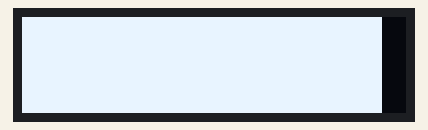
Bench run of a sketch on a simulated Arduino Uno, built with avr-gcc and run on an emulated ATmega328P. Shown: 128×32 one-colour display. WiFi joins after 1.5 s; servers stay silent unless stated; what the sketch prints to the serial monitor is not drawn.

Above: at 0.2 s.
At 4.7 s:
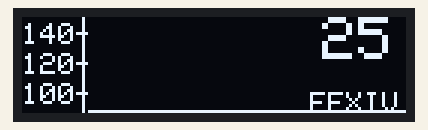

The sketch:

z_arduino_recent_big_ping.ino
```cpp
#include <ESPping.h>  // WiFi Pingscreen

#include <SPI.h>               //SSD1306 OLED screen i2c
#include <Wire.h>              //SSD1306 OLED screen i2c
#include <Adafruit_GFX.h>      //SSD1306 OLED screen i2c
#include <Adafruit_SSD1306.h>  //SSD1306 OLED screen i2c

// WiFi Ping
const char* ssid = "10-Dah_TO_2.4G";
const char* password = "1234asdf";
const IPAddress remote_ip(119, 252, 37, 13);  //datatype: IPAddress; variable name: remote_ip
const char* remote_host = "www.google.com";
#define ping_array_size 106
#define ping_array_big_size 3
int ping_array[106];
int ping_array_big[3] = { 0, 0, 0 };
unsigned long big_ping_timestamp = 0;

//SSD1306 OLED screen i2c
// nodemcu pin SCL=D1, SDA=D2
// https://www.praphas.com/forum/index.php?topic=312.0
#define SCREEN_WIDTH 128     // OLED display width, in pixels
#define SCREEN_HEIGHT 32     // OLED display height, in pixels
#define OLED_RESET -1        // Reset pin # (or -1 if sharing Arduino reset pin)
#define SCREEN_ADDRESS 0x3C  ///< See datasheet for Address; 0x3D for 128x64, 0x3C for 128x32
Adafruit_SSD1306 OLEDscreen_128x32(SCREEN_WIDTH, SCREEN_HEIGHT, &Wire, OLED_RESET);

void setup() {
  // Initiate Seririal Communication
  Serial.begin(115200);
  delay(100);

  // Initiate SSD1306 OLED screen 128*32 i2c
  Job_Setup_SSD1306();

  // Initiate WiFi Connection
  Job_Setup_Ping();
}

void loop() {
  Job_Loop_Ping();
  Job_Loop_SSD1306();
}


//
//
// !! Function Zone !!
//
//

void Job_Setup_Ping() {
  WiFi.begin(ssid, password);  //WiFi "SSID name","WiFi password"
  Serial.print(F("\nConnecting"));
  while (WiFi.status() != WL_CONNECTED) {
    delay(1000);
    Serial.print(".");
    Work_OLED_Ping_Setup_Info();
  }
  big_ping_timestamp = 0;
  Serial.print(F("\n\nConnected, Local IP: "));
  Serial.print(WiFi.localIP());
  Serial.print(F(",  Gateway: "));
  Serial.println(WiFi.gatewayIP());
  Serial.println(F("WiFi Setup Complete!\n\n"));
}

void Job_Loop_Ping() {
  // Serial.println(remote_ip);
  // Serial.print(remote_host);

  if (Ping.ping(remote_ip, 1) > 0) {  // Ping.ping have internal serial debug from esp8266.h or something
    // ping 1 time(s) to remote_ip
    // Serial.printf(" response time : %d/%.2f/%d ms\n", Ping.minTime(), Ping.averageTime(), Ping.maxTime());
    if (Ping.maxTime() <= 999) {
      Work_Ping_push_array(ping_array, Ping.maxTime(), ping_array_size);
    } else {
      Work_Ping_push_array(ping_array, 999, ping_array_size);
    }
  } else {
    Serial.println(" Error !");
    Work_Ping_push_array(ping_array, 999, ping_array_size);
  }

  Work_Ping_big_check(ping_array_big, Ping.maxTime(), ping_array_big_size);

  delay(1000);
}

void Work_Ping_push_array(int arr[], int a, int array_size) {  // array, new ping, array_size
  for (int i = array_size - 1; i >= 1; i--) {                  // i = ping array size
    arr[i] = arr[i - 1];
  }
  arr[0] = a;
}

void Work_Ping_big_check(int arr[], int big_ping, int array_size) {  // array, new ping 140+ ms, array_size
  if (Ping.maxTime() >= 140) {                                       // if ping 140+ms, push array and fill new ping
    Work_Ping_push_array(arr, big_ping, array_size);
    big_ping_timestamp = millis();
  }
  if (millis() - big_ping_timestamp >= 10000) {  // if time pass more than 10sec without new ping action, push and fill 0
    Work_Ping_push_array(arr, 0, array_size);
    big_ping_timestamp = millis();
  }
}

void Job_Setup_SSD1306() {
  if (!OLEDscreen_128x32.begin(SSD1306_SWITCHCAPVCC, SCREEN_ADDRESS)) {  // สั่งให้จอ OLED เริ่มทำงานที่ Address 0x3C
    Serial.println("SSD1306 allocation failed");
  } else {
    Serial.println("SSD1306 OLED Started!!!");
  }

  //SSD1306.display();  //show Adafruit splash screen in initial display buffer
  //delay(2000); // Pause for 2 seconds
  OLEDscreen_128x32.clearDisplay();
  OLEDscreen_128x32.setCursor(0, 0);
  OLEDscreen_128x32.setTextSize(4);              // height 32 = 4 line from total 4
  OLEDscreen_128x32.setTextColor(BLACK, WHITE);  // black test on white background
  OLEDscreen_128x32.print("          ");         // fill with white
  OLEDscreen_128x32.display();
  delay(1000);
  OLEDscreen_128x32.clearDisplay();
  OLEDscreen_128x32.display();
}

void Job_Loop_SSD1306() {
  OLEDscreen_128x32.clearDisplay();
  // .drawPixel(x,y,color);  // single pixel
  // .drawLine(x0,y0,x1,y1,color);  // line
  // .drawRect(x0,y0,w,h,color);  // rectangle
  // .drawe(Circle(x0,y0,radius,color);  // circle
  // .drawRoundRect(x0,y0,w,h,radius,color); // rectangle with round edge
  // .drawTrianglx0,y0,x1,y1,x2,y2,color); // triangle
  Work_OLED_Ping_box(140, 100);
  Work_OLED_Big_Ping();
  Work_OLED_Ping_content();

  OLEDscreen_128x32.display();
}

void Work_OLED_Ping_Setup_Info() {
  OLEDscreen_128x32.clearDisplay();
  OLEDscreen_128x32.setTextSize(1);
  OLEDscreen_128x32.setTextColor(WHITE, BLACK);
  OLEDscreen_128x32.setCursor(16, 12);
  OLEDscreen_128x32.print(F("Connecting... "));
  OLEDscreen_128x32.printf("%2d\n", big_ping_timestamp);
  big_ping_timestamp = big_ping_timestamp + 1;
  OLEDscreen_128x32.display();
}

void Work_OLED_Ping_box(int Ping_top, int Ping_bottom) {
  int Ping_mid = (Ping_top + Ping_bottom) / 2;
  // ping Y axis number
  OLEDscreen_128x32.setTextSize(1);
  OLEDscreen_128x32.setTextColor(WHITE, BLACK);
  OLEDscreen_128x32.setCursor(0, 2);
  OLEDscreen_128x32.print(Ping_top);
  OLEDscreen_128x32.setCursor(0, 12);
  OLEDscreen_128x32.print(Ping_mid);
  OLEDscreen_128x32.setCursor(0, 22);
  OLEDscreen_128x32.print(Ping_bottom);
  // ping Y axis line
  OLEDscreen_128x32.drawLine(20, 0, 20, 32, WHITE);
  OLEDscreen_128x32.drawLine(18, 5, 21, 5, WHITE);
  OLEDscreen_128x32.drawLine(18, 15, 21, 15, WHITE);
  OLEDscreen_128x32.drawLine(18, 25, 21, 25, WHITE);
  // big Current ping number
  OLEDscreen_128x32.setCursor(64, 0);
  OLEDscreen_128x32.setTextSize(2);
  OLEDscreen_128x32.setTextColor(WHITE, BLACK);
  OLEDscreen_128x32.printf("  %3d", ping_array[0]);
  // big Current ping destination
  OLEDscreen_128x32.setCursor(96, 25);
  OLEDscreen_128x32.setTextSize(1);
  OLEDscreen_128x32.setTextColor(WHITE, BLACK);
  OLEDscreen_128x32.print("FFXIV");  // remote_ip, remote_host
}

void Work_OLED_Ping_content() {
  // ping graph line
  int y_axis;
  for (int x_axis = 0; x_axis < 106; x_axis++) {
    // limit y position
    y_axis = 75 - (ping_array[x_axis] / 2);
    if (y_axis < 0) { y_axis = 0; }
    if (y_axis > 32) { y_axis = 31; }
    // extra pixel for big ping
    int extra_y = 0;
    if (ping_array[x_axis] > 120)
      extra_y = (ping_array[x_axis] - 111) / 10;  // start add extra at ping 121
    // drawing pixel/line
    OLEDscreen_128x32.drawLine(22 + x_axis, y_axis, 22 + x_axis, y_axis + extra_y, WHITE);  // dot on graph
  }
}

void Work_OLED_Big_Ping() {
  OLEDscreen_128x32.setTextSize(1);
  OLEDscreen_128x32.setTextColor(WHITE, BLACK);
  OLEDscreen_128x32.setCursor(24, 25);
  for (int i = 0; i < 3; i++) {
    if (ping_array_big[i] == 0) {
      OLEDscreen_128x32.print("    ");
    } else {
      OLEDscreen_128x32.printf("%3d ", ping_array_big[i]);
    }
  }
}

/*
Changelog:
202312112300 add 1 extra pixel for ping y axis if ping 121+ms for more every 10ms
202312120443 add recent high ping (140+) at bottom OLED

*/
```

Measured:
- what the display in image 0 shows lasts 1.1 s, from 0.1 s to 1.2 s
